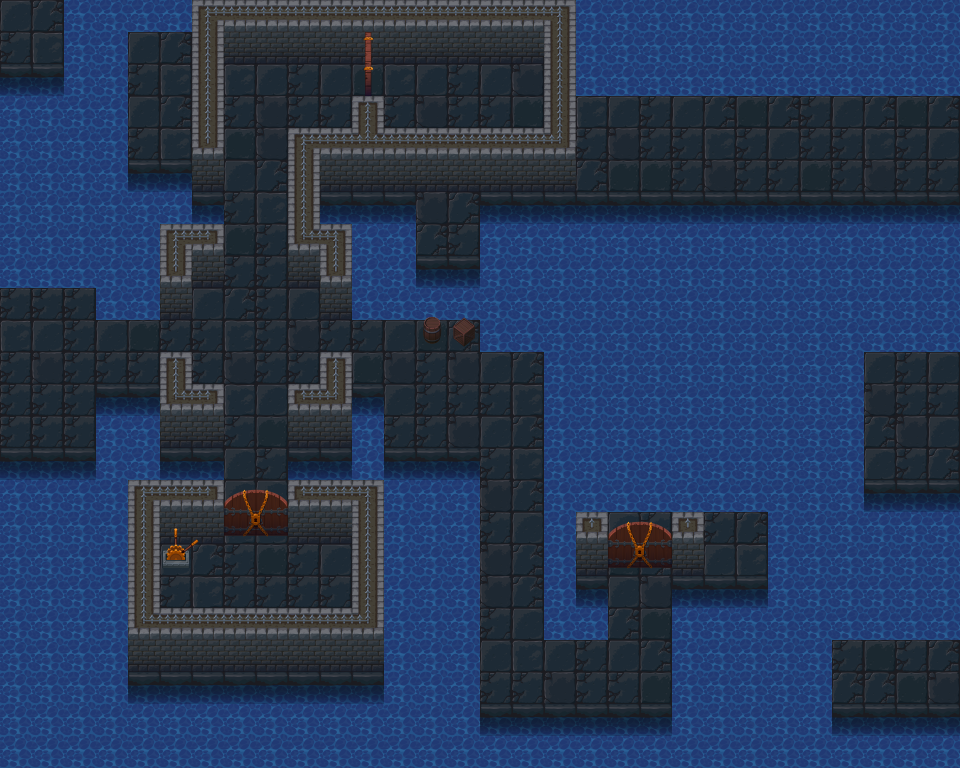

A 2D game scene composited from a Tiled map and its tileset images. What follows is a short description and the map's XML, with each tile layer's data collapsed to a summary:
An orthogonal 30x24 tile map with 32x32 px tiles, 8 tile layers (bg, floor object, door closed 1, door closed 2, ...) and 85 objects (25x collision, 22x water, 6x key, 5x block, 4x waterfront, ...).

<map version="1.0" tiledversion="1.1.4" orientation="orthogonal" renderorder="right-down" width="30" height="24" tilewidth="32" tileheight="32" infinite="0" nextobjectid="234">
 <tileset firstgid="1" name="tiles" tilewidth="32" tileheight="32" tilecount="240" columns="10">
  <image source="maps/tiles.png" width="320" height="768" />
 </tileset>
 <layer name="bg" width="30" height="24">
  <properties>
   <property name="bg" value="1" />
  </properties>
  <data>[720 cells, 699 non-empty, 27 distinct tile ids]</data>
 </layer>
 <layer name="floor object" width="30" height="24">
  <properties>
   <property name="bg" value="1" />
  </properties>
  <data>[720 cells, 4 non-empty, 4 distinct tile ids]</data>
 </layer>
 <layer name="door closed 1" width="30" height="24">
  <properties>
   <property name="doorClosed" value="1" />
  </properties>
  <data>[720 cells, 2 non-empty, 2 distinct tile ids]</data>
 </layer>
 <layer name="door closed 2" width="30" height="24">
  <properties>
   <property name="doorClosed" value="2" />
  </properties>
  <data>[720 cells, 4 non-empty, 4 distinct tile ids]</data>
 </layer>
 <layer name="door closed 3" width="30" height="24">
  <properties>
   <property name="doorClosed" value="3" />
  </properties>
  <data>[720 cells, 4 non-empty, 4 distinct tile ids]</data>
 </layer>
 <layer name="switchOn" width="30" height="24">
  <properties>
   <property name="switchon" value="1" />
  </properties>
  <data>[720 cells, 2 non-empty, 2 distinct tile ids]</data>
 </layer>
 <layer name="switchOff" width="30" height="24">
  <properties>
   <property name="switchoff" value="1" />
  </properties>
  <data>[720 cells, 4 non-empty, 4 distinct tile ids]</data>
 </layer>
 <layer name="fg" width="30" height="24">
  <properties>
   <property name="fg" value="1" />
  </properties>
  <data>[720 cells, 27 non-empty, 7 distinct tile ids]</data>
 </layer>
 <objectgroup name="character" visible="0">
  <object id="129" name="princess" type="player" x="232.859" y="334.784" width="12.0927" height="11.8118">
   <ellipse />
  </object>
 </objectgroup>
 <objectgroup name="openSwitch" visible="0">
  <object id="90" type="opensw" x="161.251" y="545.47" width="52.4312" height="49.9123" />
 </objectgroup>
 <objectgroup name="opendoor">
  <properties>
   <property name="opendoor" value="1" />
  </properties>
  <object id="33" name="1" x="329.751" y="48.6764" width="24.2019" height="67.6943" />
  <object id="164" name="2" x="226.602" y="472.061" width="59.5649" height="15.4844" />
  <object id="230" name="3" x="608.779" y="507.106" width="62.6638" height="77.4258" />
 </objectgroup>
 <objectgroup name="door">
  <properties>
   <property name="door" value="1" />
  </properties>
  <object id="31" name="1" type="door" x="354.465" y="48.3483" width="26.1885" height="66.0419">
   <properties>
    <property name="need" value="key2" />
   </properties>
  </object>
  <object id="204" name="2" type="door" x="224.118" y="490.037" width="62.089" height="42.1587">
   <properties>
    <property name="need" value="key1" />
   </properties>
  </object>
  <object id="227" name="3" type="door" x="607.319" y="519.022" width="62.089" height="49.0052">
   <properties>
    <property name="need" value="key3" />
   </properties>
  </object>
 </objectgroup>
 <objectgroup name="button">
  <properties>
   <property name="button" value="1" />
  </properties>
  <object id="143" name="1.1" type="button" x="393.934" y="390" width="45.7376" height="46.392" />
  <object id="145" name="2.1" x="893" y="390" width="48" height="48" />
  <object id="146" name="4.1" x="711.972" y="533.155" width="44.9362" height="44.0386" />
  <object id="169" name="5.1" x="23.9867" y="351.975" width="45" height="45" />
  <object id="220" name="3.1" x="893" y="390" width="48" height="48" />
  <object id="223" name="4.2" x="424.447" y="198.197" width="44.9362" height="44.0386" />
 </objectgroup>
 <objectgroup name="blockMove">
  <object id="154" type="waterleft" x="541.329" y="347.27" width="0.500275" height="187.103" />
  <object id="156" type="waterright" x="865.525" y="354.341" width="0.500275" height="187.103" />
  <object id="158" type="waterback" x="816.656" y="483.039" width="143.676" height="4.72175" />
  <object id="160" type="waterback" x="579.517" y="195.222" width="377.966" height="4.72175" />
  <object id="163" type="waterfront" x="843.435" y="351.709" width="116.519" height="3.0857" />
  <object id="166" type="waterfront" x="2.12266" y="284.976" width="97.6814" height="6.80455" />
  <object id="167" type="waterback" x="-18.7671" y="66.3852" width="118.312" height="4.72175" />
  <object id="222" type="waterfront" x="823.895" y="639.754" width="129.425" height="3.0857" />
  <object id="233" type="waterfront" x="575.208" y="513.369" width="129.425" height="3.0857" />
 </objectgroup>
 <objectgroup name="water" visible="0">
  <object id="1" type="water" x="548.469" y="341.218" width="313.572" height="165.756" />
  <object id="181" type="water" x="574.447" y="2.42895" width="381.004" height="84.6982" />
  <object id="184" type="water" x="776.219" y="494.164" width="179.941" height="141.546" />
  <object id="187" type="water" x="3.03637" y="464.837" width="123.876" height="299.069" />
  <object id="188" type="water" x="0.845085" y="74.143" width="119.939" height="209.879" />
  <object id="189" type="water" x="102.938" y="173.313" width="54.3571" height="139.761" />
  <object id="190" type="water" x="152.928" y="205.584" width="64.3218" height="41.8343" />
  <object id="191" type="water" x="295.767" y="205.422" width="661.699" height="39.5196" />
  <object id="192" type="water" x="357.977" y="243.831" width="599.616" height="67.3402" />
  <object id="193" type="water" x="388.974" y="489.057" width="82.1822" height="275.688" />
  <object id="194" type="water" x="356.442" y="397.563" width="20.363" height="78.5998" />
  <object id="195" type="water" x="296.824" y="462.724" width="174.18" height="37.8166" />
  <object id="197" type="water" x="152.66" y="462.496" width="64.7287" height="33.5676" />
  <object id="198" type="water" x="105.998" y="399.711" width="42.7793" height="98.5441" />
  <object id="199" type="water" x="934.375" y="666.61" width="24.524" height="97.7017" />
  <object id="200" type="water" x="451.704" y="719.324" width="484.882" height="46.3925" />
  <object id="203" type="water" x="157.885" y="173.177" width="33.606" height="32.8968" />
  <object id="206" type="water" x="485.494" y="310.654" width="470.512" height="34.8317" />
  <object id="207" type="water" x="69.4019" y="6.46792" width="118.34" height="20.9516" />
  <object id="208" type="water" x="69.8704" y="24.6503" width="51.1035" height="66.671" />
  <object id="231" type="water" x="678.003" y="589.358" width="148.895" height="143.18" />
  <object id="232" type="water" x="548.47" y="493.769" width="53.307" height="139.095" />
 </objectgroup>
 <objectgroup name="block">
  <properties>
   <property name="block" value="1" />
  </properties>
  <object id="149" name="4" type="block" x="616.504" y="487.723" width="29.0203" height="28.0196" />
  <object id="150" name="1" type="block" x="540.66" y="410" width="29.0203" height="28.0196" />
  <object id="151" name="2" type="block" x="905" y="327.419" width="29.0203" height="28.0196" />
  <object id="168" name="5" type="block" x="33.5075" y="260.725" width="29.0203" height="28.0196" />
  <object id="221" name="3" type="block" x="904" y="483.352" width="29.0203" height="28.0196" />
 </objectgroup>
 <objectgroup name="item">
  <properties>
   <property name="item" value="1" />
  </properties>
  <!-- 5 objects omitted --></objectgroup>
 <objectgroup name="itemchoose">
  <properties>
   <property name="itemchoose" value="1" />
  </properties>
  <!-- 5 objects omitted --></objectgroup>
 <objectgroup name="collision">
  <!-- 25 objects omitted --></objectgroup>
</map>
<!-- 35 of 85 objects omitted -->
